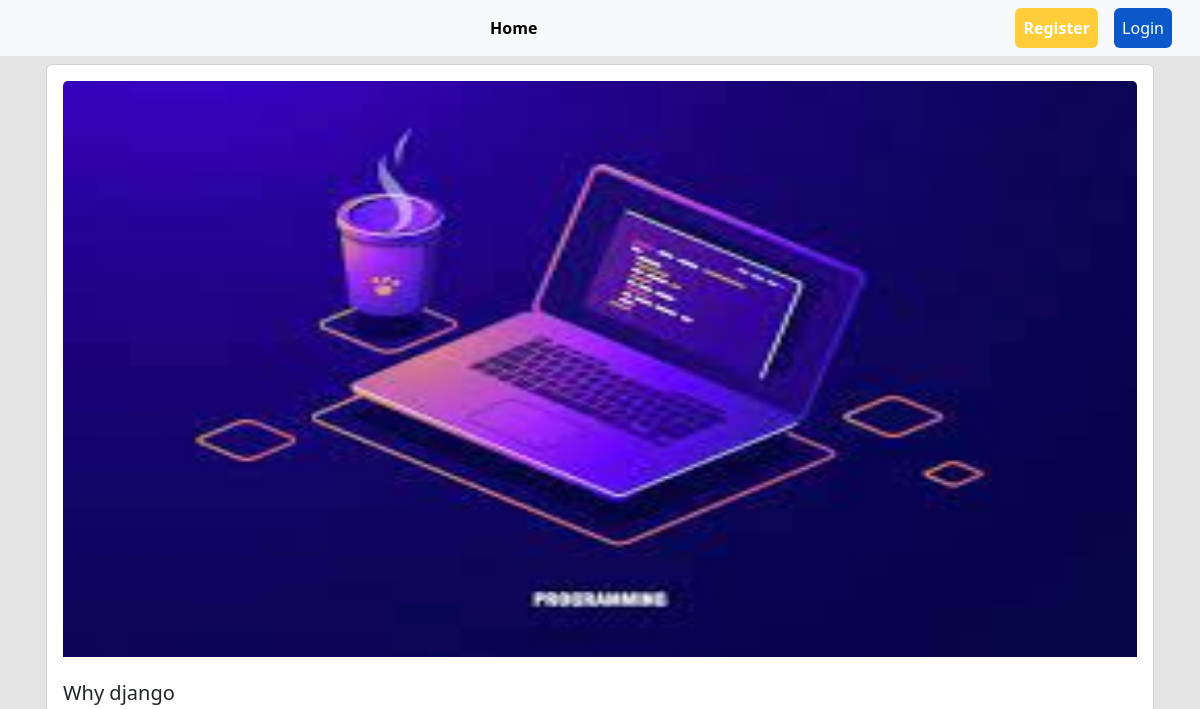
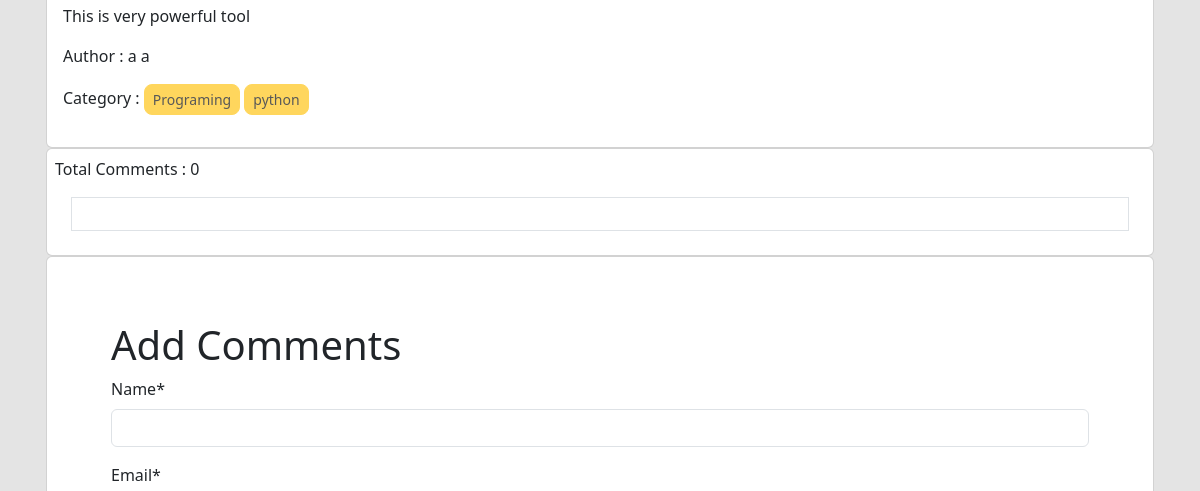
Before: /post/detail/4/ (upper part) with the older database file (2 pictures, top to bottom).
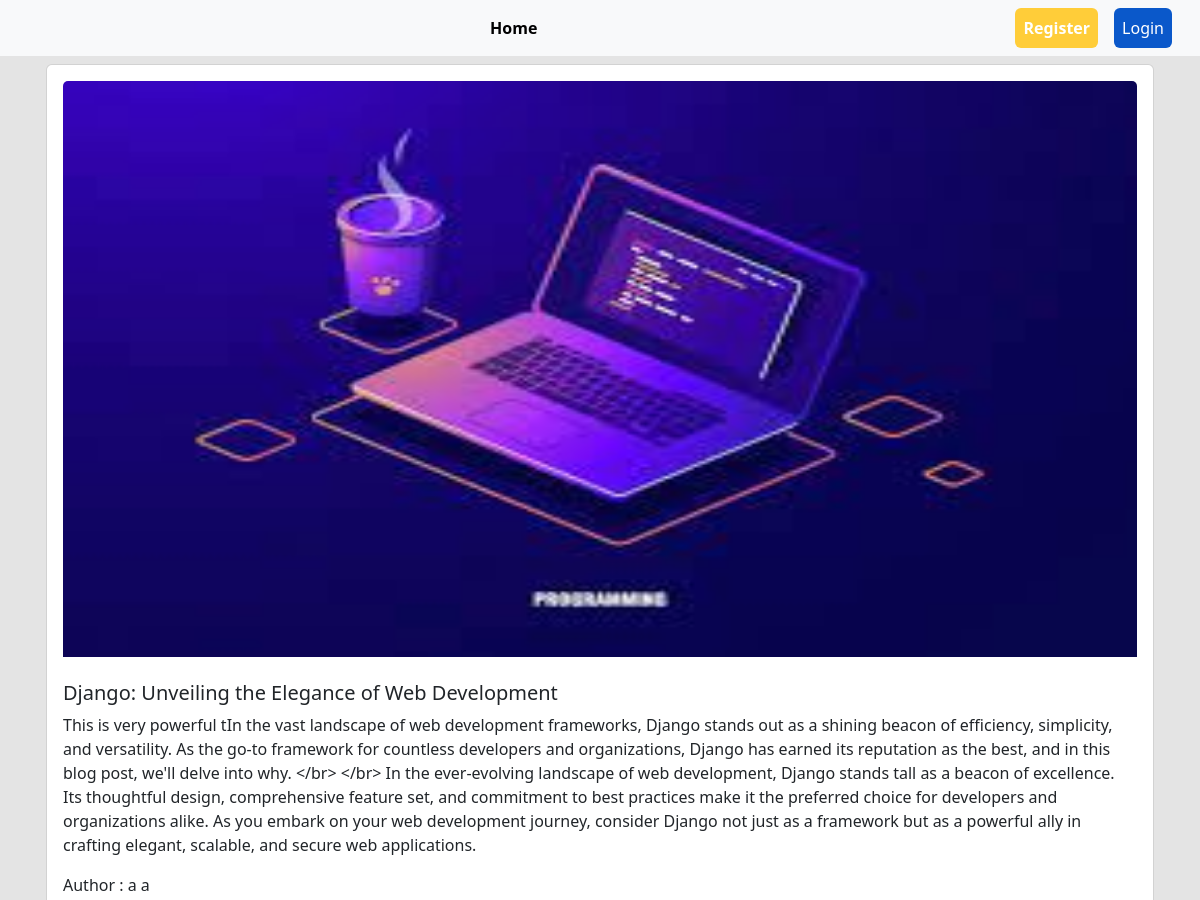
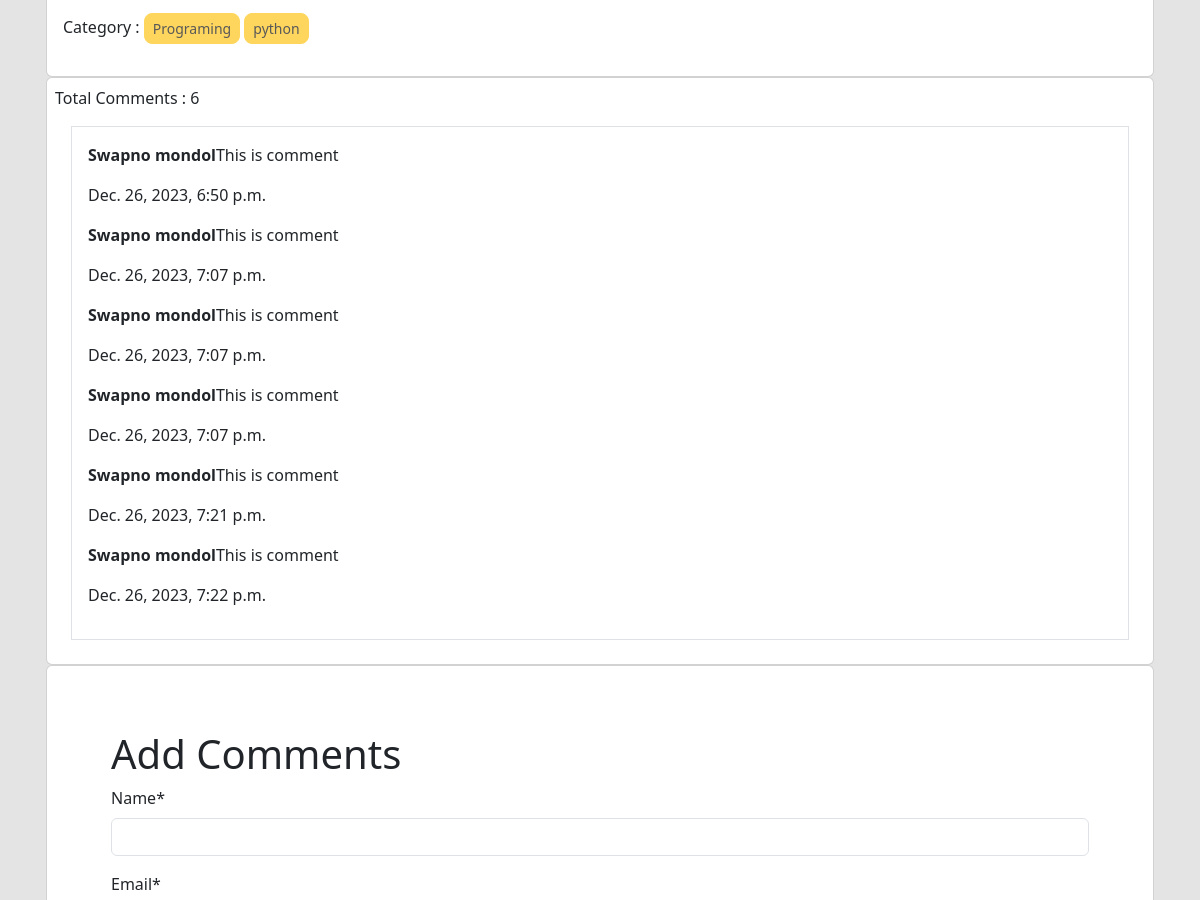
After: the same page with the newer database file (2 pictures, top to bottom).
### posts/models.py (models this page shows, shortened)
class Post(models.Model):
    title = models.CharField(max_length=50)
    content = models.TextField()
    category = models.ManyToManyField(Category)
    author = models.ForeignKey(User, on_delete=models.CASCADE)
    image = models.ImageField(upload_to='posts/media/uploads/',blank = True, null = True)

class Comment(models.Model):
    post = models.ForeignKey(Post, on_delete=models.CASCADE, related_name='comments')
    name = models.CharField(max_length=30)
    email = models.EmailField()
    body = models.TextField()
    created_on = models.DateTimeField(auto_now_add = True)

### categories/models.py (models this page shows, shortened)
class Category(models.Model):
    name = models.CharField(max_length=100)
    slug = models.SlugField(max_length=100,unique=True, null=True, blank=True)

### posts/views.py (the view, shortened to what this page needs)
# urls.py: path('detail/<int:pk>/', views.DetailPostView.as_view(), name='detail_post'),
class DetailPostView(DetailView):
    model = models.Post
    template_name = 'post_detail.html'
    def get_context_data(self, **kwargs):
        context = super().get_context_data(**kwargs)
        post = self.object
        comments = post.comments.all()
        comment_form = forms.CommentForm()
        context['comments'] = comments
        context['comment_form'] = comment_form
        return context

### posts/forms.py
class CommentForm(forms.ModelForm):
    class Meta:
        model = Comment
        fields = ['name','email','body']

### posts/templates/post_detail.html (shortened to what this page needs)
{% extends "base.html" %}
{% load crispy_forms_tags %}
{% block content %}
    <div class="col-12 p-3 container mt-5 ">
        <div class="card">
        <div class="card-body">
        <img style='height:600px; width:100%; ' src="{{post.image.url}}" alt="" class="card-img-top pb-4">
            <h5 class="card-title">{{post.title}}</h5>
            <p class="card-text">{{post.content }}</p>
            <p class='card-text'>Author : {{post.author.first_name}} {{post.author.last_name}}</p>
            <p>
                Category :
                {% for cat in post.category.all %}
                <button class='btn btn-warning btn-sm disabled rounded rounded-3'>{{cat.name}}</button>
                {% endfor%}
            </p>
        </div>
        </div>
        <div class="card p-2">
            Total Comments : {{comments | length}}
            <div class="card-body border m-3">
                {% for comment in comments %}
                <p> <b>{{comment.name}}</b>{{comment.body}}</p>
                <p>{{comment.created_on}}</p>
                {% endfor %}
            </div>
        </div>
<div class="card p-5 ">
    <div class="card-body">
        <form method="post">
            <h1>Add Comments</h1>
            {{ comment_form | crispy}}
        </form>
    </div>
</div>
    </div>
{% endblock content %}

Changed rows visible on the page:
changed Post: title "Why django" → "Django: Unveiling the Elegance of Web Development"; content "This is very powerful tool" → "This is very powerful tIn the vast landscape of web development frameworks, Django stands out as a shining beacon of efficiency, simplicity, and versatility. As the go-to framework for countless developers and organizations, Django has earned its reputation as the best, and in this blog post, we'll delve into why. </br> </br> In the ever-evolving landscape of web development, Django stands tall as a beacon of excellence. Its thoughtful design, comprehensive feature set, and commitment to best practices make it the preferred choice for developers and organizations alike. As you embark on your web development journey, consider Django not just as a framework but as a powerful ally in crafting…"
added Comment: name "Swapno mondol", body "This is comment", created_on "Dec. 26, 2023, 6:50 p.m."
added Comment: name "Swapno mondol", body "This is comment", created_on "Dec. 26, 2023, 7:07 p.m."
added Comment: name "Swapno mondol", body "This is comment", created_on "Dec. 26, 2023, 7:07 p.m."
added Comment: name "Swapno mondol", body "This is comment", created_on "Dec. 26, 2023, 7:07 p.m."
added Comment: name "Swapno mondol", body "This is comment", created_on "Dec. 26, 2023, 7:21 p.m."
added Comment: name "Swapno mondol", body "This is comment", created_on "Dec. 26, 2023, 7:22 p.m."
Other visible differences:
{{ comments | length }}: "0" → "6"
